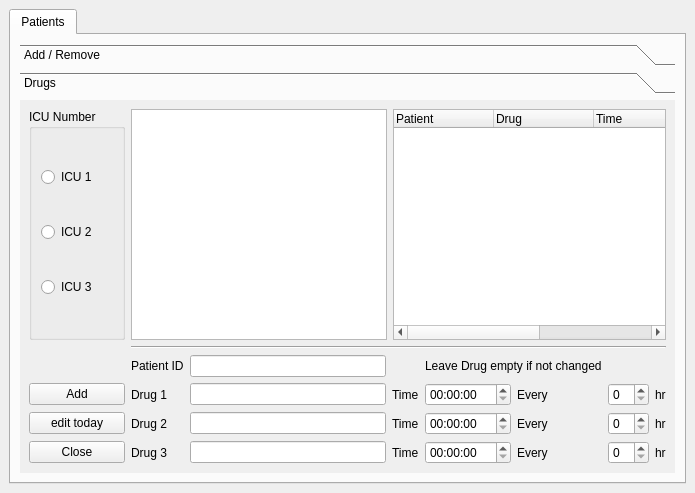
<?xml version="1.0" encoding="UTF-8"?>
<ui version="4.0">
 <class>MainWindow</class>
 <widget class="QMainWindow" name="MainWindow">
  <property name="geometry">
   <rect>
    <x>0</x>
    <y>0</y>
    <width>695</width>
    <height>493</height>
   </rect>
  </property>
  <property name="windowTitle">
   <string>Patients Data</string>
  </property>
  <widget class="QWidget" name="centralwidget">
   <layout class="QGridLayout" name="gridLayout">
    <item row="0" column="0">
     <widget class="QTabWidget" name="drugs">
      <property name="currentIndex">
       <number>0</number>
      </property>
      <widget class="QWidget" name="patient_tab">
       <attribute name="title">
        <string>Patients</string>
       </attribute>
       <layout class="QGridLayout" name="gridLayout_3">
        <item row="0" column="0">
         <widget class="QToolBox" name="toolBox">
          <property name="currentIndex">
           <number>1</number>
          </property>
          <widget class="QWidget" name="add_remove_page">
           <property name="geometry">
            <rect>
             <x>0</x>
             <y>0</y>
             <width>636</width>
             <height>374</height>
            </rect>
           </property>
           <attribute name="label">
            <string>Add / Remove </string>
           </attribute>
           <layout class="QGridLayout" name="gridLayout_5">
            <item row="2" column="4">
             <widget class="QPushButton" name="pushButton_3">
              <property name="text">
               <string>Clear</string>
              </property>
             </widget>
            </item>
            <item row="0" column="1" rowspan="2" colspan="2">
             <widget class="QListWidget" name="listWidget"/>
            </item>
            <item row="2" column="1">
             <widget class="QPushButton" name="pushButton_4">
              <property name="text">
               <string>Remove First</string>
              </property>
             </widget>
            </item>
            <item row="0" column="4" rowspan="2">
             <layout class="QVBoxLayout" name="verticalLayout_2">
              <item>
               <widget class="QLineEdit" name="id">
                <property name="statusTip">
                 <string notr="true"/>
                </property>
                <property name="echoMode">
                 <enum>QLineEdit::Normal</enum>
                </property>
                <property name="clearButtonEnabled">
                 <bool>true</bool>
                </property>
               </widget>
              </item>
              <item>
               <widget class="QLineEdit" name="name">
                <property name="clearButtonEnabled">
                 <bool>true</bool>
                </property>
               </widget>
              </item>
              <item>
               <widget class="QComboBox" name="gender">
                <item>
                 <property name="text">
                  <string>Male</string>
                 </property>
                </item>
                <item>
                 <property name="text">
                  <string>Female</string>
                 </property>
                </item>
               </widget>
              </item>
              <item>
               <widget class="QLineEdit" name="phone">
                <property name="clearButtonEnabled">
                 <bool>true</bool>
                </property>
               </widget>
              </item>
              <item>
               <widget class="QLineEdit" name="address">
                <property name="clearButtonEnabled">
                 <bool>true</bool>
                </property>
               </widget>
              </item>
              <item>
               <widget class="QLineEdit" name="dob">
                <property name="inputMethodHints">
                 <set>Qt::ImhNone</set>
                </property>
                <property name="clearButtonEnabled">
                 <bool>true</bool>
                </property>
               </widget>
              </item>
              <item>
               <widget class="QLineEdit" name="history">
                <property name="clearButtonEnabled">
                 <bool>true</bool>
                </property>
               </widget>
              </item>
              <item>
               <widget class="QLineEdit" name="allergy">
                <property name="clearButtonEnabled">
                 <bool>true</bool>
                </property>
               </widget>
              </item>
              <item>
               <widget class="QSpinBox" name="syst">
                <property name="maximum">
                 <number>300</number>
                </property>
               </widget>
              </item>
              <item>
               <widget class="QSpinBox" name="diast">
                <property name="maximum">
                 <number>300</number>
                </property>
               </widget>
              </item>
              <item>
               <widget class="QSpinBox" name="heart">
                <property name="maximum">
                 <number>300</number>
                </property>
               </widget>
              </item>
              <item>
               <widget class="QDoubleSpinBox" name="temp">
                <property name="maximum">
                 <double>301.000000000000000</double>
                </property>
               </widget>
              </item>
             </layout>
            </item>
            <item row="3" column="0">
             <widget class="QLabel" name="msgLabel">
              <property name="sizePolicy">
               <sizepolicy hsizetype="Preferred" vsizetype="Fixed">
                <horstretch>0</horstretch>
                <verstretch>0</verstretch>
               </sizepolicy>
              </property>
              <property name="text">
               <string/>
              </property>
              <property name="textFormat">
               <enum>Qt::AutoText</enum>
              </property>
              <property name="wordWrap">
               <bool>true</bool>
              </property>
             </widget>
            </item>
            <item row="0" column="3" rowspan="2">
             <layout class="QVBoxLayout" name="verticalLayout_3">
              <item>
               <widget class="QLabel" name="idLabel">
                <property name="text">
                 <string>Patient ID</string>
                </property>
               </widget>
              </item>
              <item>
               <widget class="QLabel" name="nameLabel">
                <property name="text">
                 <string>Name</string>
                </property>
               </widget>
              </item>
              <item>
               <widget class="QLabel" name="genderLabel">
                <property name="text">
                 <string>Gender</string>
                </property>
               </widget>
              </item>
              <item>
               <widget class="QLabel" name="phoneLabel">
                <property name="text">
                 <string>Phone</string>
                </property>
               </widget>
              </item>
              <item>
               <widget class="QLabel" name="addressLabel">
                <property name="text">
                 <string>Address</string>
                </property>
               </widget>
              </item>
              <item>
               <widget class="QLabel" name="dobLabel">
                <property name="text">
                 <string>Birth Date</string>
                </property>
               </widget>
              </item>
              <item>
               <widget class="QLabel" name="historyLabel">
                <property name="text">
                 <string>Med History</string>
                </property>
               </widget>
              </item>
              <item>
               <widget class="QLabel" name="allergyLabel">
                <property name="text">
                 <string>Allergy</string>
                </property>
               </widget>
              </item>
              <item>
               <widget class="QLabel" name="systLabel">
                <property name="text">
                 <string>Systolic</string>
                </property>
               </widget>
              </item>
              <item>
               <widget class="QLabel" name="diastLabel">
                <property name="text">
                 <string>Diastolic</string>
                </property>
               </widget>
              </item>
              <item>
               <widget class="QLabel" name="heartLabel">
                <property name="text">
                 <string>Heart Rate</string>
                </property>
               </widget>
              </item>
              <item>
               <widget class="QLabel" name="tempLabel">
                <property name="text">
                 <string>Temperature</string>
                </property>
               </widget>
              </item>
             </layout>
            </item>
            <item row="1" column="0">
             <layout class="QVBoxLayout" name="verticalLayout">
              <item>
               <widget class="QLabel" name="label">
                <property name="text">
                 <string>Rear ptr</string>
                </property>
                <property name="textFormat">
                 <enum>Qt::AutoText</enum>
                </property>
               </widget>
              </item>
              <item>
               <widget class="QLCDNumber" name="lcdNumber_rear"/>
              </item>
              <item>
               <widget class="QLabel" name="label_2">
                <property name="text">
                 <string>Front ptr</string>
                </property>
               </widget>
              </item>
              <item>
               <widget class="QLCDNumber" name="lcdNumber_front"/>
              </item>
             </layout>
            </item>
            <item row="0" column="0">
             <widget class="QGroupBox" name="groupBox">
              <property name="title">
               <string>ICU Number</string>
              </property>
              <layout class="QGridLayout" name="gridLayout_4">
               <item row="1" column="0">
                <widget class="QRadioButton" name="radioButton_2">
                 <property name="text">
                  <string>ICU 2</string>
                 </property>
                </widget>
               </item>
               <item row="2" column="0">
                <widget class="QRadioButton" name="radioButton_3">
                 <property name="text">
                  <string>ICU 3</string>
                 </property>
                </widget>
               </item>
               <item row="0" column="0">
                <widget class="QRadioButton" name="radioButton">
                 <property name="text">
                  <string>ICU 1</string>
                 </property>
                </widget>
               </item>
              </layout>
             </widget>
            </item>
            <item row="2" column="2">
             <widget class="QPushButton" name="pushButton_2">
              <property name="text">
               <string>Insert</string>
              </property>
             </widget>
            </item>
            <item row="2" column="3">
             <widget class="QPushButton" name="pushButton">
              <property name="text">
               <string>Close</string>
              </property>
             </widget>
            </item>
           </layout>
          </widget>
          <widget class="QWidget" name="drugs_page">
           <property name="geometry">
            <rect>
             <x>0</x>
             <y>0</y>
             <width>653</width>
             <height>356</height>
            </rect>
           </property>
           <attribute name="label">
            <string>Drugs</string>
           </attribute>
           <layout class="QGridLayout" name="gridLayout_6">
            <item row="4" column="5">
             <widget class="QLabel" name="every_2">
              <property name="text">
               <string>Every</string>
              </property>
             </widget>
            </item>
            <item row="4" column="7">
             <widget class="QLabel" name="label_8">
              <property name="sizePolicy">
               <sizepolicy hsizetype="Fixed" vsizetype="Preferred">
                <horstretch>0</horstretch>
                <verstretch>0</verstretch>
               </sizepolicy>
              </property>
              <property name="text">
               <string>hr</string>
              </property>
             </widget>
            </item>
            <item row="5" column="3">
             <widget class="QLabel" name="time3LAbel">
              <property name="text">
               <string>Time</string>
              </property>
             </widget>
            </item>
            <item row="4" column="6">
             <widget class="QSpinBox" name="spinBox_every2"/>
            </item>
            <item row="0" column="1" colspan="7">
             <layout class="QGridLayout" name="gridLayout_2">
              <item row="0" column="0">
               <widget class="QListWidget" name="listWidget_drugs">
                <property name="sizePolicy">
                 <sizepolicy hsizetype="Fixed" vsizetype="Expanding">
                  <horstretch>0</horstretch>
                  <verstretch>0</verstretch>
                 </sizepolicy>
                </property>
               </widget>
              </item>
              <item row="0" column="1">
               <widget class="QTreeWidget" name="treeWidget_drugs">
                <property name="sizePolicy">
                 <sizepolicy hsizetype="Expanding" vsizetype="Expanding">
                  <horstretch>0</horstretch>
                  <verstretch>0</verstretch>
                 </sizepolicy>
                </property>
                <column>
                 <property name="text">
                  <string>Patient</string>
                 </property>
                </column>
                <column>
                 <property name="text">
                  <string>Drug</string>
                 </property>
                </column>
                <column>
                 <property name="text">
                  <string>Time</string>
                 </property>
                </column>
                <column>
                 <property name="text">
                  <string>Every (hr)</string>
                 </property>
                </column>
                <column>
                 <property name="text">
                  <string>Date</string>
                 </property>
                </column>
               </widget>
              </item>
             </layout>
            </item>
            <item row="3" column="7">
             <widget class="QLabel" name="label_7">
              <property name="sizePolicy">
               <sizepolicy hsizetype="Fixed" vsizetype="Preferred">
                <horstretch>0</horstretch>
                <verstretch>0</verstretch>
               </sizepolicy>
              </property>
              <property name="text">
               <string>hr</string>
              </property>
             </widget>
            </item>
            <item row="5" column="7">
             <widget class="QLabel" name="label_12">
              <property name="sizePolicy">
               <sizepolicy hsizetype="Fixed" vsizetype="Preferred">
                <horstretch>0</horstretch>
                <verstretch>0</verstretch>
               </sizepolicy>
              </property>
              <property name="text">
               <string>hr</string>
              </property>
             </widget>
            </item>
            <item row="2" column="4" colspan="2">
             <widget class="QLabel" name="label_5">
              <property name="text">
               <string>Leave Drug empty if not changed</string>
              </property>
             </widget>
            </item>
            <item row="4" column="4">
             <widget class="QTimeEdit" name="time2_drugs"/>
            </item>
            <item row="5" column="1">
             <widget class="QLabel" name="drug_label_3">
              <property name="text">
               <string>Drug 3</string>
              </property>
             </widget>
            </item>
            <item row="5" column="2">
             <widget class="QLineEdit" name="drug_3">
              <property name="clearButtonEnabled">
               <bool>true</bool>
              </property>
             </widget>
            </item>
            <item row="3" column="4">
             <widget class="QTimeEdit" name="time1_drugs"/>
            </item>
            <item row="3" column="0">
             <widget class="QPushButton" name="add_drugs">
              <property name="text">
               <string>Add</string>
              </property>
             </widget>
            </item>
            <item row="4" column="3">
             <widget class="QLabel" name="time2LAbel">
              <property name="text">
               <string>Time</string>
              </property>
             </widget>
            </item>
            <item row="4" column="2">
             <widget class="QLineEdit" name="drug_2">
              <property name="clearButtonEnabled">
               <bool>true</bool>
              </property>
             </widget>
            </item>
            <item row="4" column="0">
             <widget class="QPushButton" name="edit_drugs">
              <property name="text">
               <string>edit today</string>
              </property>
             </widget>
            </item>
            <item row="3" column="5">
             <widget class="QLabel" name="every_1">
              <property name="text">
               <string>Every</string>
              </property>
             </widget>
            </item>
            <item row="3" column="1">
             <widget class="QLabel" name="drug_label_1">
              <property name="text">
               <string>Drug 1</string>
              </property>
             </widget>
            </item>
            <item row="5" column="6">
             <widget class="QSpinBox" name="spinBox_every3"/>
            </item>
            <item row="2" column="2">
             <widget class="QLineEdit" name="id_drugs">
              <property name="clearButtonEnabled">
               <bool>true</bool>
              </property>
             </widget>
            </item>
            <item row="4" column="1">
             <widget class="QLabel" name="drug_label_2">
              <property name="text">
               <string>Drug 2</string>
              </property>
             </widget>
            </item>
            <item row="0" column="0">
             <widget class="QGroupBox" name="groupBox_2">
              <property name="title">
               <string>ICU Number</string>
              </property>
              <layout class="QGridLayout" name="gridLayout_7">
               <item row="1" column="0">
                <widget class="QRadioButton" name="radioButton_icu2_drugs">
                 <property name="text">
                  <string>ICU 2</string>
                 </property>
                </widget>
               </item>
               <item row="2" column="0">
                <widget class="QRadioButton" name="radioButton_icu3_drugs">
                 <property name="text">
                  <string>ICU 3</string>
                 </property>
                </widget>
               </item>
               <item row="0" column="0">
                <widget class="QRadioButton" name="radioButton_icu1_drugs">
                 <property name="text">
                  <string>ICU 1</string>
                 </property>
                </widget>
               </item>
              </layout>
             </widget>
            </item>
            <item row="3" column="2">
             <widget class="QLineEdit" name="drug_1">
              <property name="clearButtonEnabled">
               <bool>true</bool>
              </property>
             </widget>
            </item>
            <item row="5" column="5">
             <widget class="QLabel" name="every_3">
              <property name="text">
               <string>Every</string>
              </property>
             </widget>
            </item>
            <item row="5" column="4">
             <widget class="QTimeEdit" name="time3_drugs"/>
            </item>
            <item row="3" column="6">
             <widget class="QSpinBox" name="spinBox_every1"/>
            </item>
            <item row="1" column="1" colspan="7">
             <widget class="Line" name="line">
              <property name="orientation">
               <enum>Qt::Horizontal</enum>
              </property>
             </widget>
            </item>
            <item row="2" column="1">
             <widget class="QLabel" name="patientidLabel_drug">
              <property name="text">
               <string>Patient ID</string>
              </property>
             </widget>
            </item>
            <item row="3" column="3">
             <widget class="QLabel" name="time1LAbel">
              <property name="text">
               <string>Time</string>
              </property>
             </widget>
            </item>
            <item row="5" column="0">
             <widget class="QPushButton" name="close_drugs">
              <property name="text">
               <string>Close</string>
              </property>
             </widget>
            </item>
           </layout>
          </widget>
         </widget>
        </item>
       </layout>
      </widget>
     </widget>
    </item>
   </layout>
  </widget>
  <widget class="QMenuBar" name="menubar">
   <property name="geometry">
    <rect>
     <x>0</x>
     <y>0</y>
     <width>695</width>
     <height>21</height>
    </rect>
   </property>
   <property name="defaultUp">
    <bool>false</bool>
   </property>
  </widget>
 </widget>
 <resources/>
 <connections>
  <connection>
   <sender>pushButton_3</sender>
   <signal>clicked()</signal>
   <receiver>dob</receiver>
   <slot>clear()</slot>
   <hints>
    <hint type="sourcelabel">
     <x>646</x>
     <y>433</y>
    </hint>
    <hint type="destinationlabel">
     <x>645</x>
     <y>247</y>
    </hint>
   </hints>
  </connection>
  <connection>
   <sender>pushButton_3</sender>
   <signal>clicked()</signal>
   <receiver>address</receiver>
   <slot>clear()</slot>
   <hints>
    <hint type="sourcelabel">
     <x>646</x>
     <y>433</y>
    </hint>
    <hint type="destinationlabel">
     <x>645</x>
     <y>221</y>
    </hint>
   </hints>
  </connection>
  <connection>
   <sender>pushButton_3</sender>
   <signal>clicked()</signal>
   <receiver>syst</receiver>
   <slot>clear()</slot>
   <hints>
    <hint type="sourcelabel">
     <x>646</x>
     <y>433</y>
    </hint>
    <hint type="destinationlabel">
     <x>645</x>
     <y>325</y>
    </hint>
   </hints>
  </connection>
  <connection>
   <sender>pushButton_3</sender>
   <signal>clicked()</signal>
   <receiver>id</receiver>
   <slot>clear()</slot>
   <hints>
    <hint type="sourcelabel">
     <x>646</x>
     <y>433</y>
    </hint>
    <hint type="destinationlabel">
     <x>645</x>
     <y>117</y>
    </hint>
   </hints>
  </connection>
  <connection>
   <sender>pushButton_3</sender>
   <signal>clicked()</signal>
   <receiver>allergy</receiver>
   <slot>clear()</slot>
   <hints>
    <hint type="sourcelabel">
     <x>646</x>
     <y>433</y>
    </hint>
    <hint type="destinationlabel">
     <x>645</x>
     <y>299</y>
    </hint>
   </hints>
  </connection>
  <connection>
   <sender>pushButton_3</sender>
   <signal>clicked()</signal>
   <receiver>heart</receiver>
   <slot>clear()</slot>
   <hints>
    <hint type="sourcelabel">
     <x>646</x>
     <y>433</y>
    </hint>
    <hint type="destinationlabel">
     <x>645</x>
     <y>377</y>
    </hint>
   </hints>
  </connection>
  <connection>
   <sender>pushButton_3</sender>
   <signal>clicked()</signal>
   <receiver>temp</receiver>
   <slot>clear()</slot>
   <hints>
    <hint type="sourcelabel">
     <x>646</x>
     <y>433</y>
    </hint>
    <hint type="destinationlabel">
     <x>645</x>
     <y>403</y>
    </hint>
   </hints>
  </connection>
  <connection>
   <sender>pushButton_3</sender>
   <signal>clicked()</signal>
   <receiver>name</receiver>
   <slot>clear()</slot>
   <hints>
    <hint type="sourcelabel">
     <x>646</x>
     <y>433</y>
    </hint>
    <hint type="destinationlabel">
     <x>645</x>
     <y>143</y>
    </hint>
   </hints>
  </connection>
  <connection>
   <sender>pushButton_3</sender>
   <signal>clicked()</signal>
   <receiver>phone</receiver>
   <slot>clear()</slot>
   <hints>
    <hint type="sourcelabel">
     <x>646</x>
     <y>433</y>
    </hint>
    <hint type="destinationlabel">
     <x>645</x>
     <y>195</y>
    </hint>
   </hints>
  </connection>
  <connection>
   <sender>pushButton_3</sender>
   <signal>clicked()</signal>
   <receiver>history</receiver>
   <slot>clear()</slot>
   <hints>
    <hint type="sourcelabel">
     <x>646</x>
     <y>433</y>
    </hint>
    <hint type="destinationlabel">
     <x>645</x>
     <y>273</y>
    </hint>
   </hints>
  </connection>
  <connection>
   <sender>pushButton_3</sender>
   <signal>clicked()</signal>
   <receiver>diast</receiver>
   <slot>clear()</slot>
   <hints>
    <hint type="sourcelabel">
     <x>646</x>
     <y>433</y>
    </hint>
    <hint type="destinationlabel">
     <x>645</x>
     <y>351</y>
    </hint>
   </hints>
  </connection>
  <connection>
   <sender>pushButton_4</sender>
   <signal>clicked()</signal>
   <receiver>lcdNumber_front</receiver>
   <slot>update()</slot>
   <hints>
    <hint type="sourcelabel">
     <x>189</x>
     <y>433</y>
    </hint>
    <hint type="destinationlabel">
     <x>104</x>
     <y>403</y>
    </hint>
   </hints>
  </connection>
  <connection>
   <sender>id</sender>
   <signal>returnPressed()</signal>
   <receiver>pushButton_2</receiver>
   <slot>click()</slot>
   <hints>
    <hint type="sourcelabel">
     <x>465</x>
     <y>117</y>
    </hint>
    <hint type="destinationlabel">
     <x>266</x>
     <y>433</y>
    </hint>
   </hints>
  </connection>
  <connection>
   <sender>pushButton_2</sender>
   <signal>clicked()</signal>
   <receiver>lcdNumber_rear</receiver>
   <slot>update()</slot>
   <hints>
    <hint type="sourcelabel">
     <x>367</x>
     <y>433</y>
    </hint>
    <hint type="destinationlabel">
     <x>104</x>
     <y>326</y>
    </hint>
   </hints>
  </connection>
  <connection>
   <sender>pushButton</sender>
   <signal>clicked()</signal>
   <receiver>MainWindow</receiver>
   <slot>close()</slot>
   <hints>
    <hint type="sourcelabel">
     <x>448</x>
     <y>433</y>
    </hint>
    <hint type="destinationlabel">
     <x>339</x>
     <y>410</y>
    </hint>
   </hints>
  </connection>
  <connection>
   <sender>close_drugs</sender>
   <signal>clicked()</signal>
   <receiver>MainWindow</receiver>
   <slot>close()</slot>
   <hints>
    <hint type="sourcelabel">
     <x>73</x>
     <y>453</y>
    </hint>
    <hint type="destinationlabel">
     <x>0</x>
     <y>464</y>
    </hint>
   </hints>
  </connection>
 </connections>
</ui>
